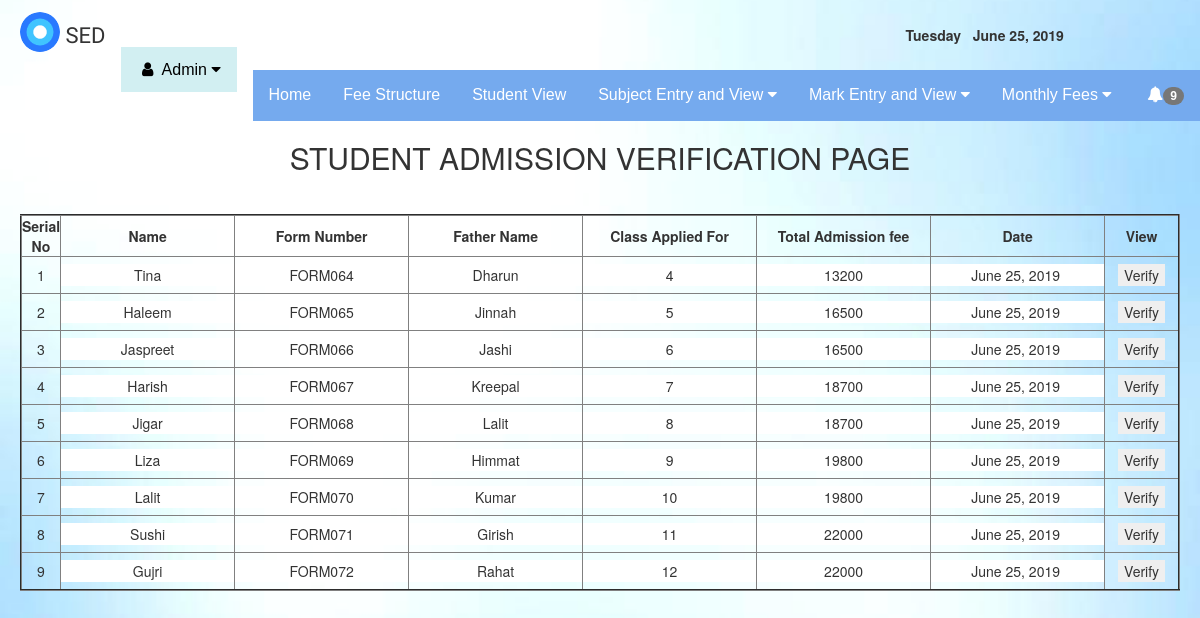
/api.php?link=00STD (signed in), run on the app's committed database.
### tables this page shows
CREATE TABLE IF NOT EXISTS `stdreg` (
  `id` int(11) NOT NULL AUTO_INCREMENT,
  `name` varchar(255) NOT NULL,
  `fname` varchar(255) NOT NULL,
  `mname` varchar(255) NOT NULL,
  `phno` int(10) NOT NULL,
  `aphno` int(10) NOT NULL,
  `landmark` varchar(50) NOT NULL,
  `city` varchar(50) NOT NULL,
  `pstation` varchar(50) NOT NULL,
  `postoffice` varchar(50) NOT NULL,
  `state` varchar(50) NOT NULL,
  `district` varchar(50) NOT NULL,
  `lexam` varchar(100) NOT NULL,
  `lschool` varchar(100) NOT NULL,
  `msecured` varchar(10) NOT NULL,
  `religion` varchar(50) NOT NULL,
  `caste` varchar(50) NOT NULL,
  `gender` varchar(10) NOT NULL,
  `newclass` varchar(10) NOT NULL,
  `date` varchar(20) NOT NULL,
  `time` varchar(20) NOT NULL,
  `formno` varchar(100) NOT NULL,
  `status` int(11) NOT NULL,
  `session` varchar(20) NOT NULL,
  PRIMARY KEY (`id`)
);

CREATE TABLE IF NOT EXISTS `feestruc` (
  `id` int(11) NOT NULL AUTO_INCREMENT,
  `session` varchar(20) NOT NULL DEFAULT '2019-2020',
  `class` varchar(10) NOT NULL,
  `admission` varchar(20) NOT NULL,
  `tution` varchar(20) NOT NULL,
  `monthly` varchar(20) NOT NULL,
  PRIMARY KEY (`id`)
);

### stdreg.php (the view, shortened to what this page needs)
<?php
$today = date("F j, Y ");
?>
<!DOCTYPE html>
<html lang="en">
<head>
</head>
<body>
    <h2>STUDENT ADMISSION VERIFICATION PAGE</h2>
    <table border="2px" height="100" width="50%" align="center" style="text-align:center">
        <tr>
            <th style="text-align:center">Serial No</th>
            <th style="text-align:center">Name</th>
            <th style="text-align:center">Form Number</th>
            <th style="text-align:center">Father Name</th>
            <th style="text-align:center">Class Applied For</th>
            <th style="text-align:center">Total Admission fee</th>
            <th style="text-align:center">Date</th>
            <th style="text-align:center">View</th>
        </tr>
        <?php
        include 'dbConfig.php';
        $sql = mysqli_query($con, "select * from stdreg where status=0");
        $i = 1;
        while ($data = mysqli_fetch_assoc($sql)) {
            ?>
            <form action="stdverifyaction.php" method="post">
                <tr>
                    <td><?php echo $i ?></td>
                    <td><input type="text" name="name" value="<?php echo $data['name'] ?>" id="" readonly></td>
                    <td><input type="text" name="formno" value="<?php echo $data['formno'] ?>" readonly></td>
                    <td><input type="text" name="fname" value="<?php echo $data['fname'] ?>" readonly></td>
                    <td><input type="text" name="class" value="<?php echo $data['newclass'] ?>" readonly></td>
                    <?php
                    $sql1 = mysqli_query($con, "select * from feestruc where class='$data[newclass]'");
                    $data1 = mysqli_fetch_assoc($sql1);
                    $fee = $data1['admission'] + $data1['tution'];
                    ?>
                    <td><input type="text" name="paidamount" value="<?php echo $fee ?>" readonly></td>
                    <td><input type="text" name="date" value="<?php echo $today ?>" readonly></td>
                    <td>
                        <div class="btn"><input type="submit" value="Verify"></div>
                    </td>
                </tr>
            </form>
            <?php $i++;
        } ?>
    </table>
</body>
</html>

### api.php (shortened to what this page needs)
<?php
if (isset($_REQUEST['link'])) {
  $url_get = new page_url();
}
?>
<!DOCTYPE html>
<html lang="en">
<head>
  <link rel="stylesheet" href="https://cdnjs.cloudflare.com/ajax/libs/font-awesome/4.7.0/css/font-awesome.min.css">
  <link rel="stylesheet" type="text/css" href="css/bootstrap.min.css">
</head>
<body style="background-image:url('images/bg.jpg');background-position: center;background-repeat: no-repeat;background-size: cover; height: 100%;">
  <div>
    <span class="hidden-sm hidden-xs pull-left date-style" style="margin-top:10px;margin-left:20px;font-family: 'Sofia';font-size: 22px;"><img src="images/1.png" style="border-radius: 50%;margin-top:-10px;" height="40px" alt=""> SED</span>
    <span class="hidden-sm hidden-xs pull-left date-style" style="margin-top:15px;margin-left:800px;margin-right:60px"><?php
                                                                                                                        $day = date("l");
                                                                                                                        $today = date("F j, Y ");
                                                                                                                        echo " <b>$day &nbsp; $today</b>"; ?>
    </span>
    <div class="menubar1" style=" margin-top: none;background-color:none;font-family: Arial, Helvetica, sans-serif; margin-top: 10px;overflow:none">
      <div class="dropdown1">
        <button class="dropbtn2">
          <a style="text-decoration:none;padding: 14px 16px;color:black;background-color:#D2EFF2;" class="dropdown-toggle" data-toggle="dropdown" href="#">
            <i class="fa fa-user fa-fw"></i> <?php echo ucfirst($_SESSION['uid']); ?> <i class="fa fa-caret-down"></i>
          </a>
        </button>
      </div>
    </div>
    <br><br>
  </div>
  <?php
  include 'menubar.php';
  include $url_get->page_url;
  ?>
</body>
</html>

### menubar.php (shortened to what this page needs)
<!DOCTYPE html>
<html>
<head>
    <link rel="stylesheet" href="https://cdnjs.cloudflare.com/ajax/libs/font-awesome/4.7.0/css/font-awesome.min.css">
</head>
<body>
    <div class="menubar">
        <a href="?link=000">Home</a>
        <a href="?link=0FEE">Fee Structure</a>
        <a href="?link=0STV">Student View</a>
        <div class="dropdown1">
            <button class="dropbtn1">Subject Entry and View
                <i class="fa fa-caret-down"></i>
            </button>
        </div>
        <div class="dropdown1">
            <button class="dropbtn1">Mark Entry and View
                <i class="fa fa-caret-down"></i>
            </button>
        </div>
        <div class="dropdown1">
            <button class="dropbtn1">Monthly Fees
                <i class="fa fa-caret-down"></i>
            </button>
        </div>
        <div style="float:right;" title="notification"><?php include('new_add.php'); ?></div>
    </div>
</body>
</html>

### new_add.php
<?php
include('dbConfig.php');
$q="Select * from stdreg where status=0";
$r=mysqli_query($con, $q);
$cnt=mysqli_num_rows($r);
?>
<a class="nav-link" href="?link=00STD" ><i class="fa fa-bell"></i><span class="badge"><?php echo $cnt; ?></span></a>

### menubar.php (style rules this page uses)
.menubar { overflow: hidden; background-color: #75AAEE; font-family: Arial, Helvetica, sans-serif; margin-top: 20px; }
.menubar a { float: left; font-size: 16px; color: white; text-align: center; padding: 14px 16px; text-decoration: none; }
.dropdown1 { float: left; overflow: hidden; }
.dropdown1 .dropbtn1 { font-size: 16px; border: none; outline: none; color: white; padding: 14px 16px; background-color: inherit; font-family: inherit; margin: 0; }
.dropdown1 .dropbtn2 { font-size: 16px; border: none; outline: none; color: white; padding: 14px 16px; background-color: inherit; font-family: inherit; margin: 0; }

### stdreg.php (style rules this page uses)
input { border: none; text-align: center; }
h2 { text-align: center; margin-bottom: 40px; }

### data on the page
stdreg: name "Tina", formno "FORM064", fname "Dharun", class "4", paidamount "13200"
stdreg: name "Haleem", formno "FORM065", fname "Jinnah", class "5", paidamount "16500"
stdreg: name "Jaspreet", formno "FORM066", fname "Jashi", class "6", paidamount "16500"
stdreg: name "Harish", formno "FORM067", fname "Kreepal", class "7", paidamount "18700"
stdreg: name "Jigar", formno "FORM068", fname "Lalit", class "8", paidamount "18700"
stdreg: name "Liza", formno "FORM069", fname "Himmat", class "9", paidamount "19800"
stdreg: name "Lalit", formno "FORM070", fname "Kumar", class "10", paidamount "19800"
stdreg: name "Sushi", formno "FORM071", fname "Girish", class "11", paidamount "22000"
stdreg: name "Gujri", formno "FORM072", fname "Rahat", class "12", paidamount "22000"

### other printed values
$_SESSION['uid'] "Admin"
$cnt "9"
